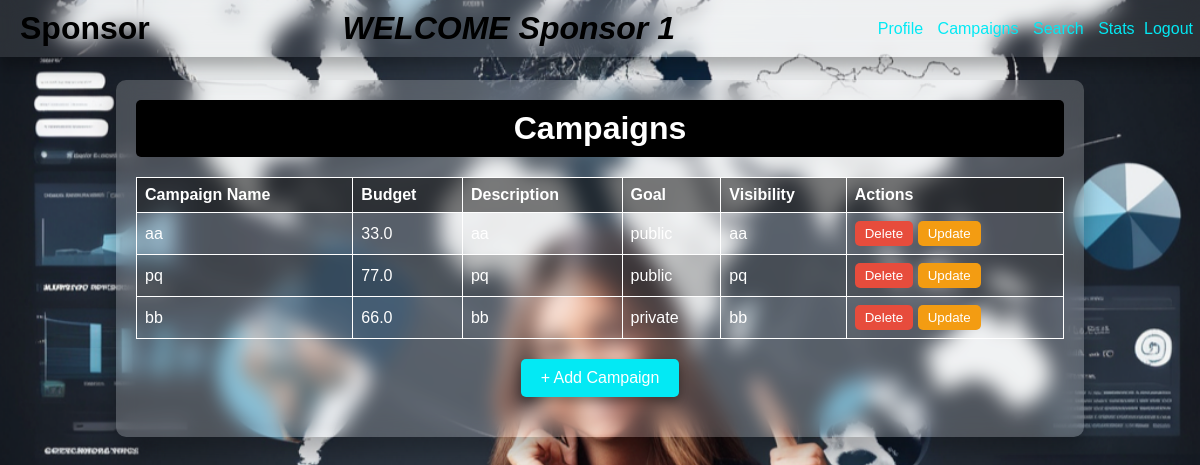
Page /campaigns (signed in) on the committed database.
### app.py (models this page shows, shortened)
class User(UserMixin, db.Model):
    id = db.Column(db.Integer, primary_key=True)
    name = db.Column(db.String(150), nullable=False)
    email = db.Column(db.String(150), unique=True, nullable=False)
    user_type = db.Column(db.String(50), nullable=False)
    niche = db.Column(db.String(100), nullable=False)
    password = db.Column(db.String(200), nullable=False)
    is_flagged = db.Column(db.Boolean, default=False)  # Add this line if it doesn't exist

class Campaign(db.Model):
    id = db.Column(db.Integer, primary_key=True)
    name = db.Column(db.String(150), nullable=False)
    budget = db.Column(db.Float, nullable=False)
    description = db.Column(db.String(300), nullable=False)
    goal = db.Column(db.String(300), nullable=False)
    visibility = db.Column(db.String(50), nullable=False)
    status = db.Column(db.String(50), nullable=False, default='Active')
    user_id = db.Column(db.Integer, db.ForeignKey('user.id'), nullable=False)
    flag_reason = db.Column(db.String(500))
    flag_date = db.Column(db.DateTime)
    user = db.relationship('User', backref=db.backref('campaigns', lazy=True))

### app.py (the view, shortened to what this page needs)
@app.route('/campaigns', methods=['GET', 'POST'])
@login_required
def campaigns():
    user_campaigns = Campaign.query.filter_by(user_id=current_user.id).all()
    return render_template('campaigns.html', campaigns=user_campaigns)

### app.py (called while the page is built)
@login_manager.user_loader
def load_user(user_id):
    return db.session.get(User, int(user_id))

### templates/campaigns.html (shortened to what this page needs)
<!DOCTYPE html>
<html lang="en">
<head>
</head>
<body>
    <div class="header">
        <h1>Sponsor</h1>
        <i><h1 style="text-align:center">WELCOME {{ current_user.name }}</h1></i>
        <div>
            <a href="{{ url_for('sponsordash') }}">Profile</a>
            <a href="{{ url_for('campaigns') }}">Campaigns</a>
            <a href="{{ url_for('search') }}">Search</a>
            <a href="{{ url_for('stats') }}">Stats</a>
            <a class="logout" href="{{ url_for('logout') }}">Logout</a>
        </div>
    </div>
    <div class="content">
        <div class="glass-box">
            <h1>Campaigns</h1>
            <table>
                <thead>
                    <tr>
                        <th>Campaign Name</th>
                        <th>Budget</th>
                        <th>Description</th>
                        <th>Goal</th>
                        <th>Visibility</th>
                        <th>Actions</th>
                    </tr>
                </thead>
                <tbody>
                    {% for campaign in campaigns %}
                    <tr>
                        <td>{{ campaign.name }}</td>
                        <td>{{ campaign.budget }}</td>
                        <td>{{ campaign.description }}</td>
                        <td>{{ campaign.visibility }}</td>
                        <td>{{ campaign.goal }}</td>
                        <td>
                            <form action="{{ url_for('delete_campaign', campaign_id=campaign.id) }}" method="post" style="display:inline;">
                                <button type="submit" class="delete-button" onclick="return confirm('Are you sure you want to delete this campaign?');">Delete</button>
                            </form>
                            <form action="{{ url_for('update_campaign', campaign_id=campaign.id) }}" method="get" style="display:inline;">
                                <button type="submit" class="delete-button" style="background-color: #f39c12;">Update</button>
                            </form>
                        </td>
                    </tr>
                    {% endfor %}
                </tbody>
            </table>
            <div class="add-button">
                <a href="{{ url_for('addcampaigns') }}">+ Add Campaign</a>
            </div>
        </div>
    </div>
</body>
</html>

### templates/campaigns.html (style rules this page uses)
body, html { height: 100%; margin: 0; font-family: Arial, Helvetica, sans-serif; background: url('/static/background.png') no-repeat center center fixed; background-size: cover; color: #fff; }
.header { display: flex; justify-content: space-between; align-items: center; padding: 10px 20px; background: rgba(255, 255, 255, 0.1); box-shadow: 0 10px 15px rgba(0, 0, 0, 0.3); backdrop-filter: blur(10px); position: fixed; width: 100%; top: 0; left: 0; }
.header h1 { margin: 0; color: #000; }
.header a { color: #03e9f4; text-decoration: none; margin-left: 10px; font-size: 16px; }
.header .logout { margin-left: 5px; margin-right: 27px; }
.content { display: flex; justify-content: center; align-items: center; padding: 80px 20px 20px; }
.glass-box { padding: 20px; background: rgba(255, 255, 255, 0.2); border-radius: 10px; box-shadow: 0 15px 25px rgba(0, 0, 0, 0.3); backdrop-filter: blur(10px); width: 80%; max-width: 1200px; overflow: auto; }
.glass-box h1 { text-align: center; margin: 0 0 20px; color: white; background-color: black; padding: 10px; border-radius: 5px; }
.add-button { display: block; margin: 20px auto; text-align: center; }
.add-button a { background-color: #03e9f4; color: #fff; text-decoration: none; padding: 10px 20px; border-radius: 5px; font-size: 16px; display: inline-block; box-shadow: 0 5px 10px rgba(0, 0, 0, 0.3); }
table { width: 100%; border-collapse: collapse; }
table, th, td { border: 1px solid #fff; }
th, td { padding: 8px; text-align: left; }
th { background-color: rgba(0, 0, 0, 0.5); color: #fff; }
tr:nth-child(even) { background-color: rgba(0, 0, 0, 0.2); }
.delete-button { background-color: #e74c3c; color: #fff; border: none; padding: 5px 10px; border-radius: 5px; cursor: pointer; }

### rows in the picture
User: name "Sponsor 1"
Campaign: name "aa", budget "33.0", description "aa", visibility "public", goal "aa"
Campaign: name "pq", budget "77.0", description "pq", visibility "public", goal "pq"
Campaign: name "bb", budget "66.0", description "bb", visibility "private", goal "bb"
